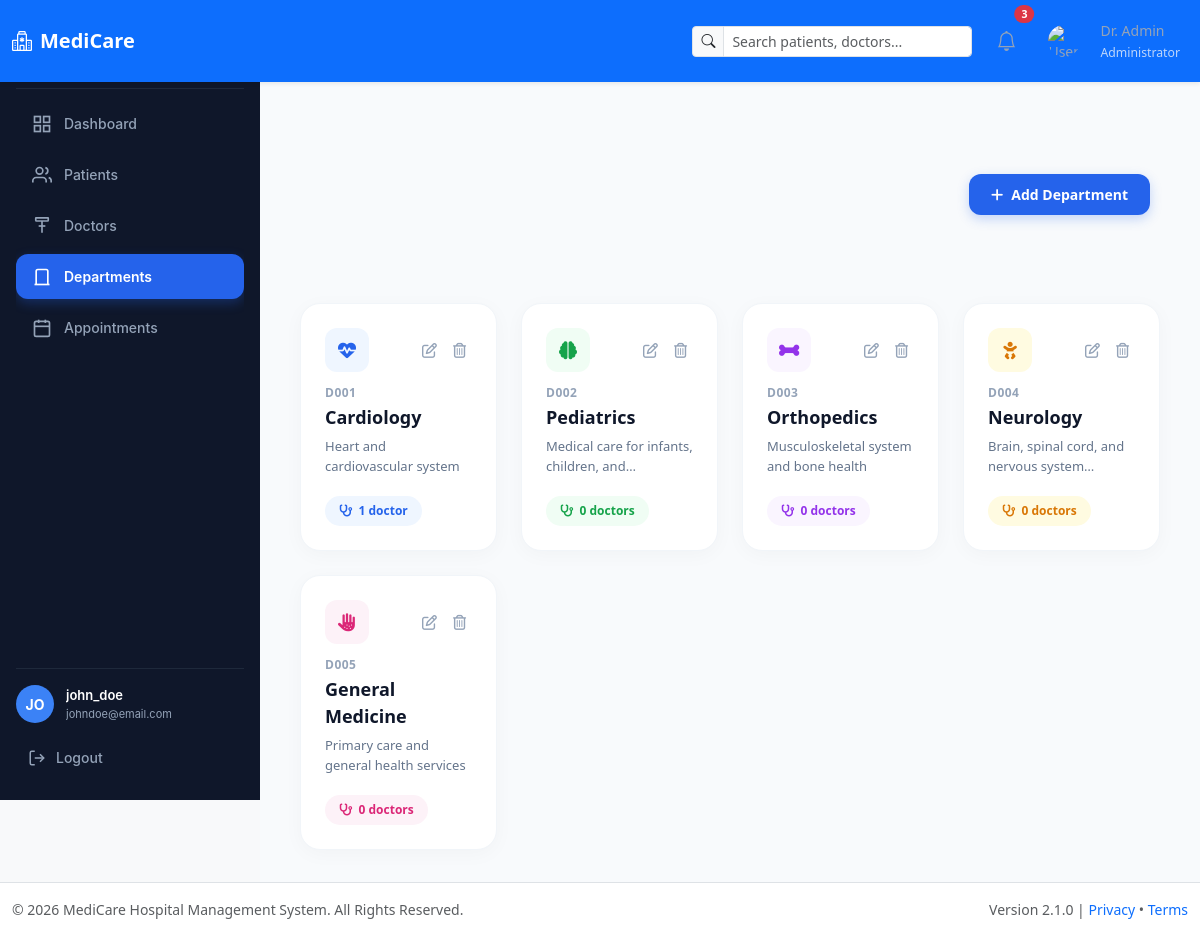
Screenshot of /modules/departments/index.php (signed in) with the database file from the repository.
### tables this page shows
CREATE TABLE departments (
    id INT AUTO_INCREMENT PRIMARY KEY,
    name VARCHAR(100) NOT NULL,
    description TEXT,
    created_at TIMESTAMP DEFAULT CURRENT_TIMESTAMP
);

### modules/departments/index.php (the view, shortened to what this page needs)
<?php
require_once '../../config/db.php';
try {
    $sql = "SELECT d.id, d.name, d.description, COUNT(doc.id) AS total_doctors
            FROM departments d
            LEFT JOIN doctors doc ON d.id = doc.department_id
            GROUP BY d.id, d.name, d.description
            ORDER BY d.id ASC";
    $stmt = $pdo->prepare($sql);
    $stmt->execute();
    $departments = $stmt->fetchAll(PDO::FETCH_ASSOC);
} catch (PDOException $e) {
    die("<h2 style='color:red;'>Database Query Error: " . $e->getMessage() . "</h2>");
}
if (file_exists('../../includes/header.php')) {
    include '../../includes/header.php';
}
include '../../includes/sidebar.php';
?>
<link rel="stylesheet" href="https://cdnjs.cloudflare.com/ajax/libs/font-awesome/6.4.0/css/all.min.css">
<link rel="stylesheet" href="https://cdn.jsdelivr.net/npm/bootstrap@5.3.0/dist/css/bootstrap.min.css">
<div class="main-wrapper">
  <div class="container-fluid p-0">
    <div class="page-header-custom">
      <a href="create.php" class="btn-add-dept">
        <i class="fa-solid fa-plus"></i> Add Department
      </a>
    </div>
    <div class="row g-4">
      <?php
      $themeStyles = [
        ['bg' => '#eff6ff', 'text' => '#2563eb', 'icon' => 'fa-heart-pulse'],
        ['bg' => '#f0fdf4', 'text' => '#16a34a', 'icon' => 'fa-brain'],
        ['bg' => '#faf5ff', 'text' => '#9333ea', 'icon' => 'fa-bone'],
        ['bg' => '#fffbe1', 'text' => '#d97706', 'icon' => 'fa-baby'],
        ['bg' => '#fdf2f8', 'text' => '#db2777', 'icon' => 'fa-hand-dots'],
        ['bg' => '#f0fdfa', 'text' => '#0d9488', 'icon' => 'fa-notes-medical'],
      ];
      if (!empty($departments)):
        foreach ($departments as $index => $dept):
          $theme = $themeStyles[$index % count($themeStyles)];
          $deptCode = "D" . str_pad($dept['id'], 3, "0", STR_PAD_LEFT);
      ?>
        <div class="col-12 col-md-6 col-lg-4 col-xl-3">
          <div class="dept-card">
            <div>
              <div class="d-flex justify-content-between align-items-center mb-2">
                <div class="dept-icon-box" style="background-color: <?= $theme['bg'] ?>; color: <?= $theme['text'] ?>;">
                  <i class="fa-solid <?= $theme['icon'] ?>"></i>
                </div>
                <div class="d-flex gap-1">
                  <a href="edit.php?id=<?= $dept['id'] ?>" class="action-btn" title="Edit">
                    <i class="fa-regular fa-pen-to-square"></i>
                  </a>
                  <a href="delete.php?id=<?= $dept['id'] ?>"
                     class="action-btn action-btn-delete"
                     onclick="return confirm('តើអ្នកប្រាកដថាចង់លុប Department «<?= htmlspecialchars($dept['name']) ?>» នេះមែនទេ?')"
                     title="Delete">
                    <i class="fa-regular fa-trash-can"></i>
                  </a>
                </div>
              </div>
              <div class="dept-code"><?= $deptCode ?></div>
              <div class="dept-title"><?= htmlspecialchars($dept['name']) ?></div>
              <div class="dept-desc">
                <?= htmlspecialchars($dept['description'] ?? 'No description available.') ?>
              </div>
            </div>
            <div>
              <span class="doctor-badge" style="background-color: <?= $theme['bg'] ?>; color: <?= $theme['text'] ?>;">
                <i class="fa-solid fa-stethoscope"></i>
                <?= $dept['total_doctors'] ?> <?= $dept['total_doctors'] == 1 ? 'doctor' : 'doctors' ?>
              </span>
            </div>
          </div>
        </div>
      <?php
        endforeach;
      endif; ?>
    </div>
  </div>
</div>
<?php
if (file_exists('../../includes/footer.php')) {
    include '../../includes/footer.php';
}
?>

### assets/css/style.css (style rules this page uses)
:root { --primary: #1c6ea4; --primary-dark: #14507a; --primary-light: #eaf3fa; --text-dark: #1f2937; --text-muted: #6b7280; --border: #dbe3ea; --error-bg: #fdecea; --error-text: #b3261e; --error-border: #f5c6c3; --success-bg: #e6f4ea; --success-text: #1e7e34; --success-border: #b7dfc0; }
* { margin: 0; padding: 0; box-sizing: border-box; }
body { font-family: 'Segoe UI', Arial, sans-serif; min-height: 100vh; color: var(--text-dark); }

### includes/sidebar.php (style rules this page uses)
:root { --sidebar-bg: #0f172a; --sidebar-text: #94a3b8; --sidebar-active-bg: #2563eb; --sidebar-active-text: #ffffff; --sidebar-hover-bg: #1e293b; }

### modules/departments/index.php (style rules this page uses)
.main-wrapper { margin-left: 260px; min-height: calc(100vh - 60px); background-color: #f8fafc; padding: 32px 40px !important; }
.page-header-custom { display: flex; justify-content: space-between; align-items: center; margin-bottom: 28px; padding:60px 10px; }
.btn-add-dept { background-color: #2563eb !important; color: #ffffff !important; padding: 10px 22px !important; border-radius: 12px !important; font-weight: 600 !important; font-size: 14px !important; text-decoration: none !important; display: inline-flex !important; align-items: center !important; gap: 8px !important; border: none !important; box-shadow: 0 4px 12px rgba(37, 99, 235, 0.25); transition: all 0.2s ease; }
.dept-card { background: #ffffff; border-radius: 20px; border: 1px solid #f1f5f9; padding: 24px; box-shadow: 0 4px 20px rgba(0, 0, 0, 0.03); transition: all 0.25s ease-in-out; height: 100%; display: flex; flex-direction: column; justify-content: space-between; }
.dept-icon-box { width: 44px; height: 44px; border-radius: 12px; display: flex; align-items: center; justify-content: center; font-size: 18px; }
.dept-code { font-size: 12px; font-weight: 700; color: #94a3b8; letter-spacing: 0.5px; margin-top: 12px; }
.dept-title { font-size: 18px; font-weight: 700; color: #0f172a; margin-top: 2px; margin-bottom: 6px; }
.dept-desc { font-size: 13px; color: #64748b; line-height: 1.5; margin-bottom: 20px; min-height: 38px; display: -webkit-box; -webkit-line-clamp: 2; -webkit-box-orient: vertical; overflow: hidden; }
.doctor-badge { display: inline-flex; align-items: center; gap: 6px; padding: 6px 14px; border-radius: 30px; font-size: 12px; font-weight: 600; }
.action-btn { color: #94a3b8; transition: all 0.2s; font-size: 15px; padding: 6px; border-radius: 8px; text-decoration: none; display: inline-flex; align-items: center; justify-content: center; }

### rows the page displays
departments: id "D001", name "Cardiology", description "Heart and cardiovascular system", total_doctors "1"
departments: id "D002", name "Pediatrics", description "Medical care for infants, children,…", total_doctors "0"
departments: id "D003", name "Orthopedics", description "Musculoskeletal system and bone health", total_doctors "0"
departments: id "D004", name "Neurology", description "Brain, spinal cord, and nervous…", total_doctors "0"
departments: id "D005", name "General Medicine", description "Primary care and general health services", total_doctors "0"

### other values shown
$avatar_initials "JO"
$user_name "john_doe"
$user_email "johndoe@email.com"
